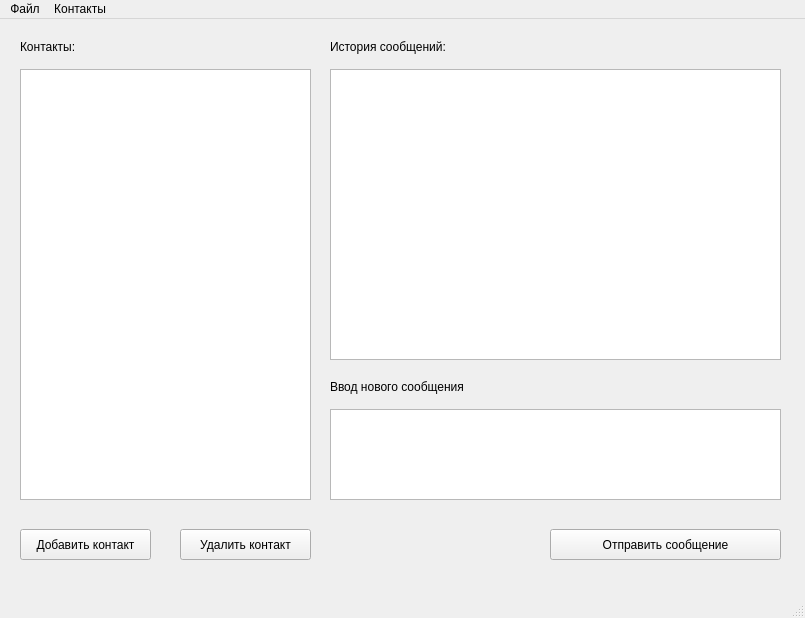
<?xml version="1.0" encoding="UTF-8"?>
<ui version="4.0">
 <class>MainWindow</class>
 <widget class="QMainWindow" name="MainWindow">
  <property name="geometry">
   <rect>
    <x>0</x>
    <y>0</y>
    <width>805</width>
    <height>618</height>
   </rect>
  </property>
  <property name="windowTitle">
   <string>MainWindow</string>
  </property>
  <widget class="QWidget" name="centralwidget">
   <widget class="QTextEdit" name="input_mrssege">
    <property name="geometry">
     <rect>
      <x>330</x>
      <y>390</y>
      <width>451</width>
      <height>91</height>
     </rect>
    </property>
   </widget>
   <widget class="QPushButton" name="add_contact_button">
    <property name="geometry">
     <rect>
      <x>20</x>
      <y>510</y>
      <width>131</width>
      <height>31</height>
     </rect>
    </property>
    <property name="text">
     <string>Добавить контакт</string>
    </property>
   </widget>
   <widget class="QPushButton" name="delete_contact_button">
    <property name="geometry">
     <rect>
      <x>180</x>
      <y>510</y>
      <width>131</width>
      <height>31</height>
     </rect>
    </property>
    <property name="text">
     <string>Удалить контакт</string>
    </property>
   </widget>
   <widget class="QPushButton" name="send_message_button">
    <property name="geometry">
     <rect>
      <x>550</x>
      <y>510</y>
      <width>231</width>
      <height>31</height>
     </rect>
    </property>
    <property name="text">
     <string>Отправить сообщение</string>
    </property>
   </widget>
   <widget class="QLabel" name="label_contacts">
    <property name="geometry">
     <rect>
      <x>20</x>
      <y>20</y>
      <width>101</width>
      <height>16</height>
     </rect>
    </property>
    <property name="text">
     <string>Контакты:</string>
    </property>
   </widget>
   <widget class="QLabel" name="label_messages">
    <property name="geometry">
     <rect>
      <x>330</x>
      <y>20</y>
      <width>141</width>
      <height>16</height>
     </rect>
    </property>
    <property name="text">
     <string>История сообщений:</string>
    </property>
   </widget>
   <widget class="QLabel" name="label_input_mrssege">
    <property name="geometry">
     <rect>
      <x>330</x>
      <y>360</y>
      <width>281</width>
      <height>16</height>
     </rect>
    </property>
    <property name="text">
     <string>Ввод нового сообщения</string>
    </property>
   </widget>
   <widget class="QListView" name="contacts">
    <property name="geometry">
     <rect>
      <x>20</x>
      <y>50</y>
      <width>291</width>
      <height>431</height>
     </rect>
    </property>
   </widget>
   <widget class="QListView" name="messages">
    <property name="geometry">
     <rect>
      <x>330</x>
      <y>50</y>
      <width>451</width>
      <height>291</height>
     </rect>
    </property>
   </widget>
  </widget>
  <widget class="QMenuBar" name="menubar">
   <property name="geometry">
    <rect>
     <x>0</x>
     <y>0</y>
     <width>805</width>
     <height>22</height>
    </rect>
   </property>
   <widget class="QMenu" name="menu">
    <property name="title">
     <string>Файл</string>
    </property>
    <addaction name="exit_menu"/>
   </widget>
   <widget class="QMenu" name="menu2">
    <property name="title">
     <string>Контакты</string>
    </property>
    <addaction name="add_contact_menu"/>
    <addaction name="delete_contact_button_2"/>
   </widget>
   <addaction name="menu"/>
   <addaction name="menu2"/>
  </widget>
  <widget class="QStatusBar" name="statusbar"/>
  <action name="add_contact_menu">
   <property name="text">
    <string>Добавить контакт</string>
   </property>
  </action>
  <action name="delete_contact_button_2">
   <property name="text">
    <string>Удалить контакт</string>
   </property>
  </action>
  <action name="exit_menu">
   <property name="text">
    <string>Выход</string>
   </property>
  </action>
 </widget>
 <resources/>
 <connections/>
</ui>
